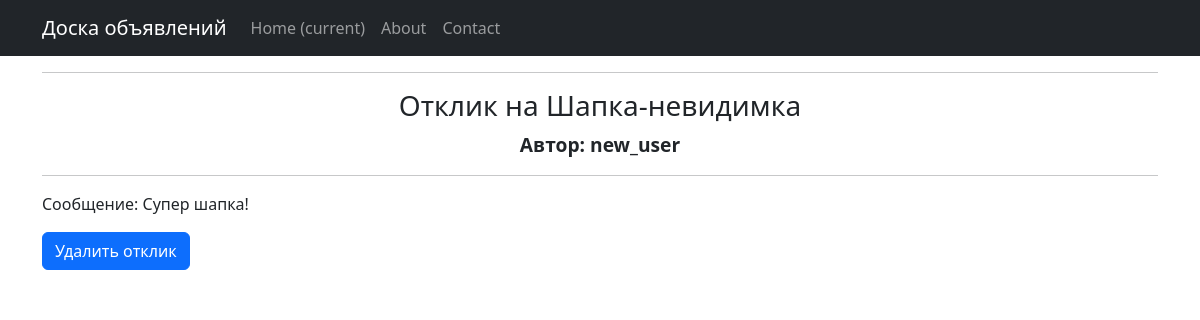
Page /advs/responses/6/ on the committed database.
### advapp/models.py (models this page shows, shortened)
class Response(models.Model):
    author = models.ForeignKey(User, on_delete=models.CASCADE)
    text = models.TextField()
    advertisement = models.ForeignKey(Advertisement, on_delete=models.CASCADE)
    status = models.BooleanField(default=False)

class Advertisement(models.Model):
    GUILD = (
        ('tanks', 'Танки'),
        ('healers', 'Хилы'),
        ('damagers', 'ДД'),
        ('traders', 'Торговцы'),
        ('guildmasters', 'Гилдмастеры'),
        ('questgivers', 'Квестгиверы'),
        ('blacksmiths', 'Кузнецы'),
        ('tanners', 'Кожевники'),
        ('potions', 'Зельевары'),
        ('spellmasters', 'Мастера заклинаний'),
    )
    author = models.ForeignKey(User, on_delete=models.CASCADE)
    title = models.CharField(max_length=64)
    content = models.TextField()
    category = models.CharField(max_length=16, choices=GUILD, default='tanks')
    date = models.DateTimeField(auto_now_add=True)
    file = models.ImageField(upload_to='uploads/', blank=True, null=False)

### advapp/views.py (the view)
# urls.py: path('responses/<int:pk>/', ResponseDetail.as_view(), name='response'),
class ResponseDetail(DetailView):
    model = Response
    template_name = 'resp_detail.html'
    context_object_name = 'response'

### templates/resp_detail.html (shortened to what this page needs)
{% extends 'flatpages/default.html' %}
{% block content %}
<hr>
  <h3>Отклик на {{ response.advertisement.title }}</h3>
<p align="center"><b><big>Автор: {{ response.author }}</big></b>
    {{ advertisement.date }}</p>
    <hr>
<p align="left">Сообщение: {{ response.text }}</p>
    <p align="left"> <a href="{% url 'resp_delete' pk=response.id %}" class="btn btn-primary">Удалить отклик</a></p>
{% endblock %}

### rows in the picture
Response: advertisement "Шапка-невидимка", author "new_user", text "Супер шапка!"
